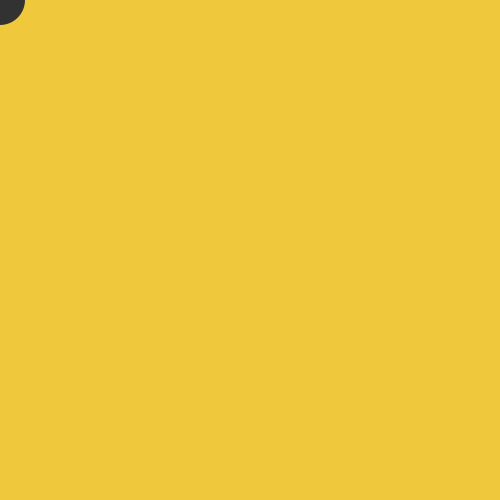
Frame 1 (no input)
Frame 60 (the mouse pressed at the canvas centre just before this capture): identical to frame 1, image omitted
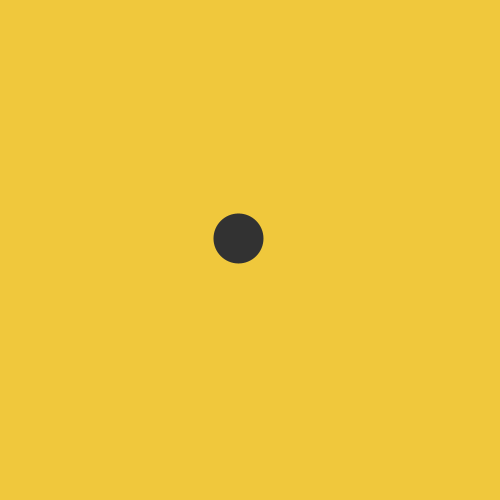
Frame 120 (the mouse held since frame 60 and released just before this capture)

The Processing sketch that drew these frames (run headless with seeded random() and noise(); from frame 60 on, the mouse is pressed at the canvas centre):

// Processing sketch: ObjectEaseToMousePos
// ── ObjectEaseToMousePos.pde
//reference:https://processing.org/examples/easing.html
//https://forum.processing.org/two/discussion/25047/how-can-i-create-an-easing-effect

float x, y;
float posx, posy;
int s = second();
int size = 50;
float easing = 0.05;

void setup() {
  size(500, 500);
  noStroke();
  smooth();
  fill(0);
}

void draw() {
  background(240, 200, 60);

  x = (1-easing)* posx + (easing* mouseX);
  y = (1-easing)* posy + (easing* mouseY);

  posx = x;
  posy = y;

  fill(50);
  ellipse(x, y, size, size);
}
